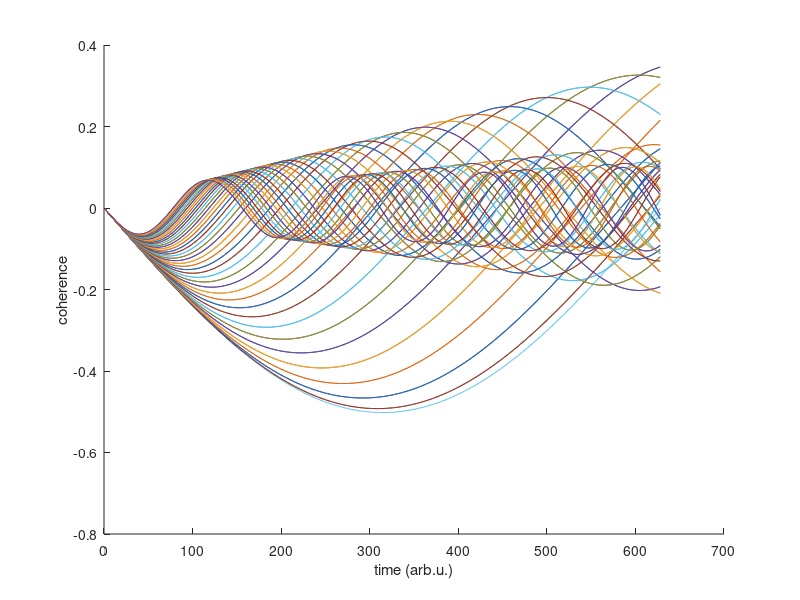
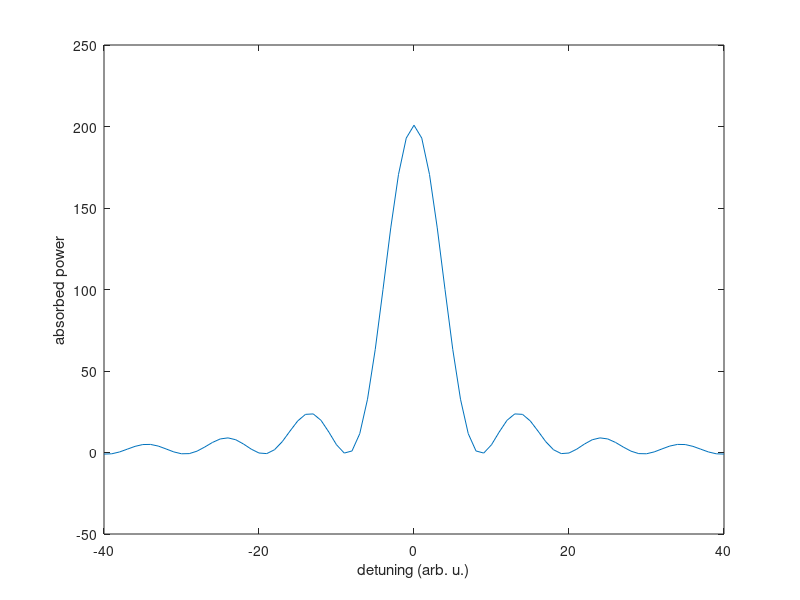

Recreate these plots in MATLAB, in order.
% integrate coherence to get absorbed power

close all     % close all windows
clear variables     % clear all variables

% free parameters
Omega_Rabi = 5;       % Rabi frequency in inverse time units
%delta_omega = 0;       % (Atom - laser) frequency in inverse time units
pulse_area =  pi;       % radians
dt = 1e-3;             % time steps in time units

delta_omega_list = (-40:1:40);
pabs = zeros(size(delta_omega_list));

figure
hold on
xlabel('time (arb.u.)')
ylabel('coherence');

for id2 = 1:length(delta_omega_list)

    delta_omega = delta_omega_list(id2);
    M = [Omega_Rabi, 0,  delta_omega];  % torque vector
    S0 = [0,0,1];          % starting Bloch vector

    % calculate number of integration steps until pulse area is reached
    % here we define pulse are as on peak of resonance
    % we tune the laser, and keep laser power constant
    % pulse_area = N_steps * dt * Omega_Rabi
    N_steps = floor(pulse_area ./ (dt .* Omega_Rabi)) ;

    Strace = zeros(N_steps,3);   % here we collect the trace of the Bloch vector

    S = S0;  % we start
    for id=1:N_steps
        S = S + dt .* cross(M, S) ;  % next Bloch vector
        Strace(id,:) = S;   % store result
    end

    % check length of S
    % |S|^2 at each time step
%     Slength = vecnorm(Strace,2,2);
%     plot(Slength);

    coherence = 0.5 .* Strace(:,2);
    plot(coherence)

    pabs(id2) = -1 .* sum(coherence);
end

figure
plot(delta_omega_list, pabs)
xlabel('detuning (arb. u.)')
ylabel('absorbed power')

